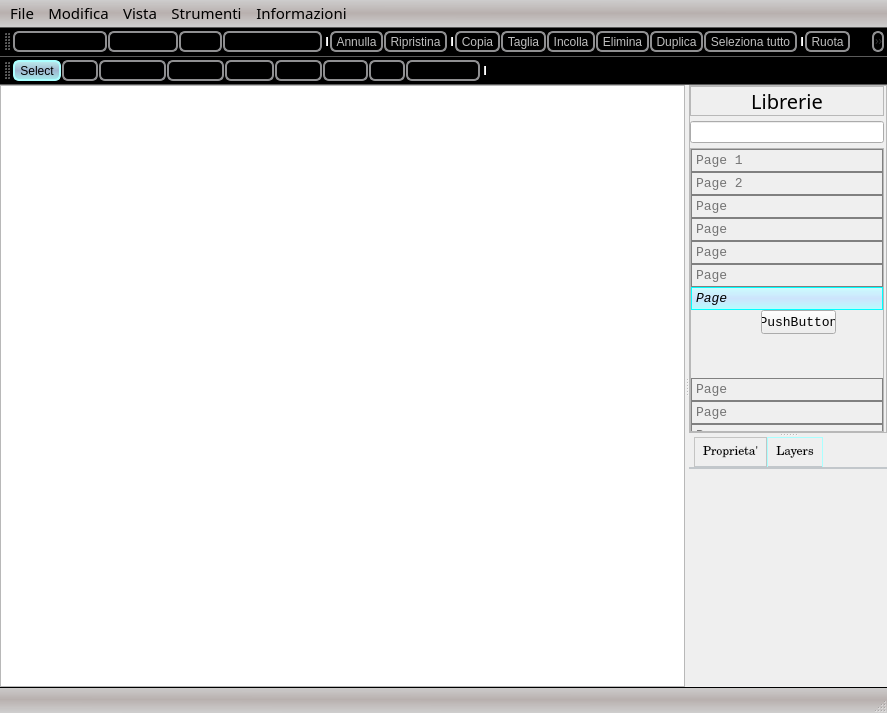
<?xml version="1.0" encoding="UTF-8"?>
<ui version="4.0">
 <class>MainWindow</class>
 <widget class="QMainWindow" name="MainWindow">
  <property name="geometry">
   <rect>
    <x>0</x>
    <y>0</y>
    <width>887</width>
    <height>713</height>
   </rect>
  </property>
  <property name="windowTitle">
   <string>eSchema</string>
  </property>
  <property name="windowIcon">
   <iconset resource="resources.qrc">
    <normaloff>:/res/resources/data-structure.png</normaloff>:/res/resources/data-structure.png</iconset>
  </property>
  <property name="styleSheet">
   <string notr="true">QToolBar, QMenuBar,QStatusBar,QMenu {
	background-color: qlineargradient(spread:reflect, x1:0.506, y1:0.488637, x2:0.494, y2:1, stop:0 rgba(179, 170, 168, 231), stop:1 rgba(199, 199, 199, 207));
}
QMenu {

}

QMenu::item {
	font: 10pt &quot;BankGothic Lt BT&quot;;
padding-left:2px;
padding-right:25px;
padding-top:4px;
padding-bottom:4px;
}
QMenu::item:selected {/*
	background-color: qlineargradient(spread:reflect, x1:0.494, y1:0.505455, x2:0.494, y2:1, stop:0 rgba(80, 80, 80, 229), stop:1 rgba(168, 168, 168, 247));
	color: rgb(255, 255, 255);*/
	background-color: qlineargradient(spread:reflect, x1:0.523, y1:0, x2:0.522, y2:0.99322, stop:0 rgba(201, 255, 255, 211), stop:0.508772 rgba(197, 225, 255, 202), stop:0.997301 rgba(176, 255, 255, 206));

}
QStatusBar{
border-top:1px solid black;
}


QToolBox::tab {
    background: qlineargradient(x1: 0, y1: 0, x2: 0, y2: 1,
                                stop: 0 #E1E1E1, stop: 0.4 #DDDDDD,
                                stop: 0.5 #D8D8D8, stop: 1.0 #D3D3D3);
 /*   border-radius: 5px;*/
    color: rgb(115, 115, 115);
border:1px solid gray;
}

QToolBox::tab:selected { /* italicize selected tabs */
	background-color: qlineargradient(spread:reflect, x1:0.523, y1:0, x2:0.522, y2:0.99322, stop:0 rgba(201, 255, 255, 239), stop:0.508772 rgba(197, 225, 255, 207), stop:0.997301 rgba(176, 255, 255, 236));
    font: italic;
    color: black;
border:1px solid cyan;
}

QToolButton { /* all types of tool button */
    border: 2px solid #8f8f91;
    border-radius: 6px;
    background-color: qlineargradient(x1: 0, y1: 0, x2: 0, y2: 1,
                                      stop: 0 #f6f7fa, stop: 1 #dadbde);
}

QToolButton[popupMode=&quot;1&quot;] { /* only for MenuButtonPopup */
    padding-right: 20px; /* make way for the popup button */
}

QToolButton:pressed {
    background-color: qlineargradient(x1: 0, y1: 0, x2: 0, y2: 1,
                                      stop: 0 #dadbde, stop: 1 #f6f7fa);
}

QToolButton:checked {
	border-color: rgb(170, 255, 255);
	background-color: qlineargradient(spread:reflect, x1:0.523, y1:0, x2:0.522, y2:0.99322, stop:0 rgba(201, 255, 255, 239), stop:0.508772 rgba(197, 225, 255, 207), stop:0.997301 rgba(176, 255, 255, 236));
}

/* the subcontrols below are used only in the MenuButtonPopup mode */
QToolButton::menu-button {
    border: 2px solid gray;
    border-top-right-radius: 6px;
    border-bottom-right-radius: 6px;
    /* 16px width + 4px for border = 20px allocated above */
    width: 16px;
}

QToolButton::menu-arrow {
    image: url(downarrow.png);
}

QToolButton::menu-arrow:open {
    top: 1px; left: 1px; /* shift it a bit */
}

QToolTip {
    border: 2px solid darkkhaki;
    padding: 5px;
    border-radius: 3px;
    opacity: 200;
}



QTabWidget::pane { /* The tab widget frame */
    border-top: 2px solid #C2C7CB;
}

QTabWidget::tab-bar {
    left: 5px; /* move to the right by 5px */
}

/* Style the tab using the tab sub-control. Note that
    it reads QTabBar _not_ QTabWidget */
QTabBar::tab {
    background: qlineargradient(x1: 0, y1: 0, x2: 0, y2: 1,
                                stop: 0 #E1E1E1, stop: 0.4 #DDDDDD,
                                stop: 0.5 #D8D8D8, stop: 1.0 #D3D3D3);
    border:1px solid #C4C4C3;
    border-bottom-color: #C2C7CB; /* same as the pane color */
height:12px;
    min-width: 14ex;
    padding: 8px;
}

QTabBar::tab:selected, QTabBar::tab:hover {
    background: qlineargradient(x1: 0, y1: 0, x2: 0, y2: 1,
                                stop: 0 #fafafa, stop: 0.4 #f4f4f4,
                                stop: 0.5 #e7e7e7, stop: 1.0 #fafafa);
}

QTabBar::tab:selected {
	border-color: rgb(170, 255, 255);
    border-bottom-color: #C2C7CB; /* same as pane color */
}

QTabBar::tab:!selected {
    margin-top: 0px; /* make non-selected tabs look smaller */
}</string>
  </property>
  <widget class="QWidget" name="centralwidget">
   <layout class="QVBoxLayout" name="verticalLayout_4">
    <property name="spacing">
     <number>0</number>
    </property>
    <property name="leftMargin">
     <number>0</number>
    </property>
    <property name="topMargin">
     <number>0</number>
    </property>
    <property name="rightMargin">
     <number>0</number>
    </property>
    <property name="bottomMargin">
     <number>0</number>
    </property>
    <item>
     <widget class="QSplitter" name="splitter_2">
      <property name="orientation">
       <enum>Qt::Horizontal</enum>
      </property>
      <property name="handleWidth">
       <number>4</number>
      </property>
      <property name="childrenCollapsible">
       <bool>true</bool>
      </property>
      <widget class="QWidget" name="verticalLayoutWidget">
       <layout class="QVBoxLayout" name="verticalLayout">
        <item>
         <widget class="QGraphicsView" name="graphicsView">
          <property name="minimumSize">
           <size>
            <width>600</width>
            <height>500</height>
           </size>
          </property>
         </widget>
        </item>
       </layout>
      </widget>
      <widget class="QSplitter" name="splitter">
       <property name="minimumSize">
        <size>
         <width>198</width>
         <height>0</height>
        </size>
       </property>
       <property name="maximumSize">
        <size>
         <width>16777215</width>
         <height>16777215</height>
        </size>
       </property>
       <property name="orientation">
        <enum>Qt::Vertical</enum>
       </property>
       <widget class="QFrame" name="frame">
        <property name="minimumSize">
         <size>
          <width>0</width>
          <height>0</height>
         </size>
        </property>
        <property name="frameShape">
         <enum>QFrame::StyledPanel</enum>
        </property>
        <property name="frameShadow">
         <enum>QFrame::Raised</enum>
        </property>
        <layout class="QVBoxLayout" name="verticalLayout_2">
         <property name="spacing">
          <number>5</number>
         </property>
         <property name="leftMargin">
          <number>0</number>
         </property>
         <property name="topMargin">
          <number>0</number>
         </property>
         <property name="rightMargin">
          <number>2</number>
         </property>
         <property name="bottomMargin">
          <number>0</number>
         </property>
         <item>
          <widget class="QFrame" name="frame_2">
           <property name="minimumSize">
            <size>
             <width>0</width>
             <height>30</height>
            </size>
           </property>
           <property name="styleSheet">
            <string notr="true"/>
           </property>
           <property name="frameShape">
            <enum>QFrame::StyledPanel</enum>
           </property>
           <property name="frameShadow">
            <enum>QFrame::Raised</enum>
           </property>
           <layout class="QVBoxLayout" name="verticalLayout_3">
            <property name="spacing">
             <number>0</number>
            </property>
            <property name="leftMargin">
             <number>0</number>
            </property>
            <property name="topMargin">
             <number>0</number>
            </property>
            <property name="rightMargin">
             <number>0</number>
            </property>
            <property name="bottomMargin">
             <number>0</number>
            </property>
            <item>
             <widget class="QLabel" name="label">
              <property name="font">
               <font>
                <family>BankGothic Lt BT</family>
                <pointsize>15</pointsize>
                <bold>false</bold>
                <underline>false</underline>
               </font>
              </property>
              <property name="text">
               <string>Librerie</string>
              </property>
              <property name="alignment">
               <set>Qt::AlignCenter</set>
              </property>
             </widget>
            </item>
           </layout>
          </widget>
         </item>
         <item>
          <widget class="QLineEdit" name="lineEdit"/>
         </item>
         <item>
          <widget class="QScrollArea" name="scrollArea">
           <property name="minimumSize">
            <size>
             <width>0</width>
             <height>50</height>
            </size>
           </property>
           <property name="frameShape">
            <enum>QFrame::StyledPanel</enum>
           </property>
           <property name="frameShadow">
            <enum>QFrame::Sunken</enum>
           </property>
           <property name="verticalScrollBarPolicy">
            <enum>Qt::ScrollBarAlwaysOff</enum>
           </property>
           <property name="horizontalScrollBarPolicy">
            <enum>Qt::ScrollBarAlwaysOff</enum>
           </property>
           <property name="sizeAdjustPolicy">
            <enum>QAbstractScrollArea::AdjustIgnored</enum>
           </property>
           <property name="widgetResizable">
            <bool>true</bool>
           </property>
           <widget class="QWidget" name="scrollAreaWidgetContents">
            <property name="geometry">
             <rect>
              <x>0</x>
              <y>0</y>
              <width>192</width>
              <height>405</height>
             </rect>
            </property>
            <property name="minimumSize">
             <size>
              <width>0</width>
              <height>0</height>
             </size>
            </property>
            <layout class="QVBoxLayout" name="verticalLayout_5">
             <property name="spacing">
              <number>0</number>
             </property>
             <property name="leftMargin">
              <number>0</number>
             </property>
             <property name="topMargin">
              <number>0</number>
             </property>
             <property name="rightMargin">
              <number>0</number>
             </property>
             <property name="bottomMargin">
              <number>0</number>
             </property>
             <item>
              <widget class="QToolBox" name="toolBox">
               <property name="font">
                <font>
                 <family>Consolas</family>
                 <pointsize>10</pointsize>
                 <bold>false</bold>
                </font>
               </property>
               <property name="currentIndex">
                <number>6</number>
               </property>
               <property name="tabSpacing">
                <number>0</number>
               </property>
               <widget class="QWidget" name="page">
                <property name="geometry">
                 <rect>
                  <x>0</x>
                  <y>0</y>
                  <width>192</width>
                  <height>69</height>
                 </rect>
                </property>
                <attribute name="label">
                 <string>Page 1</string>
                </attribute>
               </widget>
               <widget class="QWidget" name="page_2">
                <property name="geometry">
                 <rect>
                  <x>0</x>
                  <y>0</y>
                  <width>192</width>
                  <height>69</height>
                 </rect>
                </property>
                <attribute name="label">
                 <string>Page 2</string>
                </attribute>
               </widget>
               <widget class="QWidget" name="page_10">
                <property name="geometry">
                 <rect>
                  <x>0</x>
                  <y>0</y>
                  <width>192</width>
                  <height>69</height>
                 </rect>
                </property>
                <attribute name="label">
                 <string>Page</string>
                </attribute>
               </widget>
               <widget class="QWidget" name="page_11">
                <property name="geometry">
                 <rect>
                  <x>0</x>
                  <y>0</y>
                  <width>192</width>
                  <height>69</height>
                 </rect>
                </property>
                <attribute name="label">
                 <string>Page</string>
                </attribute>
               </widget>
               <widget class="QWidget" name="page_12">
                <property name="geometry">
                 <rect>
                  <x>0</x>
                  <y>0</y>
                  <width>192</width>
                  <height>69</height>
                 </rect>
                </property>
                <attribute name="label">
                 <string>Page</string>
                </attribute>
               </widget>
               <widget class="QWidget" name="page_13">
                <property name="geometry">
                 <rect>
                  <x>0</x>
                  <y>0</y>
                  <width>192</width>
                  <height>69</height>
                 </rect>
                </property>
                <attribute name="label">
                 <string>Page</string>
                </attribute>
               </widget>
               <widget class="QWidget" name="page_14">
                <property name="geometry">
                 <rect>
                  <x>0</x>
                  <y>0</y>
                  <width>192</width>
                  <height>69</height>
                 </rect>
                </property>
                <attribute name="label">
                 <string>Page</string>
                </attribute>
                <widget class="QPushButton" name="pushButton">
                 <property name="geometry">
                  <rect>
                   <x>70</x>
                   <y>0</y>
                   <width>75</width>
                   <height>24</height>
                  </rect>
                 </property>
                 <property name="text">
                  <string>PushButton</string>
                 </property>
                </widget>
               </widget>
               <widget class="QWidget" name="page_3">
                <property name="geometry">
                 <rect>
                  <x>0</x>
                  <y>0</y>
                  <width>192</width>
                  <height>69</height>
                 </rect>
                </property>
                <attribute name="label">
                 <string>Page</string>
                </attribute>
               </widget>
               <widget class="QWidget" name="page_4">
                <property name="geometry">
                 <rect>
                  <x>0</x>
                  <y>0</y>
                  <width>192</width>
                  <height>69</height>
                 </rect>
                </property>
                <attribute name="label">
                 <string>Page</string>
                </attribute>
               </widget>
               <widget class="QWidget" name="page_5">
                <property name="geometry">
                 <rect>
                  <x>0</x>
                  <y>0</y>
                  <width>192</width>
                  <height>69</height>
                 </rect>
                </property>
                <attribute name="label">
                 <string>Page</string>
                </attribute>
               </widget>
               <widget class="QWidget" name="page_6">
                <property name="geometry">
                 <rect>
                  <x>0</x>
                  <y>0</y>
                  <width>192</width>
                  <height>69</height>
                 </rect>
                </property>
                <attribute name="label">
                 <string>Page</string>
                </attribute>
               </widget>
               <widget class="QWidget" name="page_7">
                <property name="geometry">
                 <rect>
                  <x>0</x>
                  <y>0</y>
                  <width>192</width>
                  <height>69</height>
                 </rect>
                </property>
                <attribute name="label">
                 <string>Page</string>
                </attribute>
               </widget>
               <widget class="QWidget" name="page_8">
                <property name="geometry">
                 <rect>
                  <x>0</x>
                  <y>0</y>
                  <width>192</width>
                  <height>69</height>
                 </rect>
                </property>
                <attribute name="label">
                 <string>Page</string>
                </attribute>
               </widget>
               <widget class="QWidget" name="page_9">
                <property name="geometry">
                 <rect>
                  <x>0</x>
                  <y>0</y>
                  <width>192</width>
                  <height>69</height>
                 </rect>
                </property>
                <attribute name="label">
                 <string>Page</string>
                </attribute>
               </widget>
              </widget>
             </item>
            </layout>
           </widget>
          </widget>
         </item>
        </layout>
       </widget>
       <widget class="QTabWidget" name="tabWidget">
        <property name="minimumSize">
         <size>
          <width>0</width>
          <height>250</height>
         </size>
        </property>
        <property name="font">
         <font>
          <family>Century</family>
          <pointsize>9</pointsize>
         </font>
        </property>
        <property name="currentIndex">
         <number>1</number>
        </property>
        <widget class="QWidget" name="tab">
         <attribute name="icon">
          <iconset resource="resources.qrc">
           <normaloff>:/res/resources/properties.png</normaloff>:/res/resources/properties.png</iconset>
         </attribute>
         <attribute name="title">
          <string>Proprieta'</string>
         </attribute>
        </widget>
        <widget class="QWidget" name="tab_2">
         <attribute name="icon">
          <iconset resource="resources.qrc">
           <normaloff>:/res/resources/layers.ico</normaloff>:/res/resources/layers.ico</iconset>
         </attribute>
         <attribute name="title">
          <string>Layers</string>
         </attribute>
        </widget>
       </widget>
      </widget>
     </widget>
    </item>
   </layout>
  </widget>
  <widget class="QMenuBar" name="menubar">
   <property name="geometry">
    <rect>
     <x>0</x>
     <y>0</y>
     <width>887</width>
     <height>22</height>
    </rect>
   </property>
   <property name="font">
    <font>
     <family>BankGothic Lt BT</family>
     <pointsize>11</pointsize>
     <bold>false</bold>
    </font>
   </property>
   <widget class="QMenu" name="menuFile">
    <property name="title">
     <string>File</string>
    </property>
    <addaction name="actionNewDraw"/>
    <addaction name="actionOpenFile"/>
    <addaction name="actionSave"/>
    <addaction name="actionSaveAs"/>
    <addaction name="separator"/>
    <addaction name="actionPrint"/>
    <addaction name="separator"/>
    <addaction name="actionClose"/>
   </widget>
   <widget class="QMenu" name="menuEdit">
    <property name="title">
     <string>Modifica</string>
    </property>
    <addaction name="actionUndo"/>
    <addaction name="actionRestore"/>
    <addaction name="separator"/>
    <addaction name="actionCut"/>
    <addaction name="actionCopy"/>
    <addaction name="actionPaste"/>
    <addaction name="actionDuplicate"/>
    <addaction name="actionDelete"/>
    <addaction name="separator"/>
    <addaction name="actionRotate"/>
    <addaction name="actionMirror"/>
    <addaction name="separator"/>
    <addaction name="actionSelectAll"/>
   </widget>
   <widget class="QMenu" name="menuView">
    <property name="title">
     <string>Vista</string>
    </property>
    <addaction name="actionLibrary"/>
    <addaction name="actionLayers"/>
    <addaction name="actionProterties"/>
    <addaction name="separator"/>
    <addaction name="actionGrid"/>
   </widget>
   <widget class="QMenu" name="menuTools">
    <property name="title">
     <string>Strumenti</string>
    </property>
    <addaction name="actionGestione_librerie"/>
    <addaction name="separator"/>
    <addaction name="actionBitamapBackground"/>
    <addaction name="separator"/>
    <addaction name="actionViewCode"/>
    <addaction name="separator"/>
    <addaction name="actionOptions"/>
   </widget>
   <widget class="QMenu" name="menuInformation">
    <property name="title">
     <string>Informazioni</string>
    </property>
    <addaction name="actionInformation"/>
   </widget>
   <addaction name="menuFile"/>
   <addaction name="menuEdit"/>
   <addaction name="menuView"/>
   <addaction name="menuTools"/>
   <addaction name="menuInformation"/>
  </widget>
  <widget class="QStatusBar" name="statusbar">
   <property name="minimumSize">
    <size>
     <width>0</width>
     <height>26</height>
    </size>
   </property>
  </widget>
  <widget class="QToolBar" name="toolBarTools">
   <property name="windowTitle">
    <string>ToolBarStandard</string>
   </property>
   <property name="iconSize">
    <size>
     <width>30</width>
     <height>30</height>
    </size>
   </property>
   <property name="toolButtonStyle">
    <enum>Qt::ToolButtonIconOnly</enum>
   </property>
   <attribute name="toolBarArea">
    <enum>TopToolBarArea</enum>
   </attribute>
   <attribute name="toolBarBreak">
    <bool>false</bool>
   </attribute>
   <addaction name="actionNewDraw"/>
   <addaction name="actionOpenFile"/>
   <addaction name="actionSave"/>
   <addaction name="actionSaveAs"/>
   <addaction name="separator"/>
   <addaction name="actionUndo"/>
   <addaction name="actionRestore"/>
   <addaction name="separator"/>
   <addaction name="actionCopy"/>
   <addaction name="actionCut"/>
   <addaction name="actionPaste"/>
   <addaction name="actionDelete"/>
   <addaction name="actionDuplicate"/>
   <addaction name="actionSelectAll"/>
   <addaction name="separator"/>
   <addaction name="actionRotate"/>
   <addaction name="actionMirror"/>
   <addaction name="separator"/>
   <addaction name="actionBitamapBackground"/>
   <addaction name="actionViewCode"/>
   <addaction name="actionOptions"/>
   <addaction name="separator"/>
   <addaction name="actionGrid"/>
   <addaction name="separator"/>
   <addaction name="actionLibrary"/>
  </widget>
  <widget class="QToolBar" name="toolBarPrimitive">
   <property name="windowTitle">
    <string>ToolBarPrimitive</string>
   </property>
   <property name="iconSize">
    <size>
     <width>32</width>
     <height>30</height>
    </size>
   </property>
   <attribute name="toolBarArea">
    <enum>TopToolBarArea</enum>
   </attribute>
   <attribute name="toolBarBreak">
    <bool>true</bool>
   </attribute>
   <addaction name="actionSelect"/>
   <addaction name="actionLine"/>
   <addaction name="actionRectangle"/>
   <addaction name="actionPolygon"/>
   <addaction name="actionEllipse"/>
   <addaction name="actionBezier"/>
   <addaction name="actionCurve"/>
   <addaction name="actionText"/>
   <addaction name="actionConnection"/>
   <addaction name="separator"/>
  </widget>
  <action name="actionNewDraw">
   <property name="icon">
    <iconset resource="resources.qrc">
     <normaloff>:/res/resources/document_new.ico</normaloff>:/res/resources/document_new.ico</iconset>
   </property>
   <property name="text">
    <string>Nuovo disegno</string>
   </property>
  </action>
  <action name="actionOpenFile">
   <property name="icon">
    <iconset resource="resources.qrc">
     <normaloff>:/res/resources/document_open.ico</normaloff>:/res/resources/document_open.ico</iconset>
   </property>
   <property name="text">
    <string>Apri un file</string>
   </property>
  </action>
  <action name="actionSave">
   <property name="icon">
    <iconset resource="resources.qrc">
     <normaloff>:/res/resources/save.ico</normaloff>:/res/resources/save.ico</iconset>
   </property>
   <property name="text">
    <string>Salva</string>
   </property>
  </action>
  <action name="actionSaveAs">
   <property name="icon">
    <iconset resource="resources.qrc">
     <normaloff>:/res/resources/save_as.ico</normaloff>:/res/resources/save_as.ico</iconset>
   </property>
   <property name="text">
    <string>Salva con nome</string>
   </property>
  </action>
  <action name="actionPrint">
   <property name="icon">
    <iconset resource="resources.qrc">
     <normaloff>:/res/resources/printer.ico</normaloff>:/res/resources/printer.ico</iconset>
   </property>
   <property name="text">
    <string>Stampa</string>
   </property>
  </action>
  <action name="actionClose">
   <property name="icon">
    <iconset resource="resources.qrc">
     <normaloff>:/res/resources/cancel.png</normaloff>:/res/resources/cancel.png</iconset>
   </property>
   <property name="text">
    <string>Chiudi</string>
   </property>
  </action>
  <action name="actionUndo">
   <property name="enabled">
    <bool>false</bool>
   </property>
   <property name="icon">
    <iconset resource="resources.qrc">
     <normaloff>:/res/resources/undo_blue.ico</normaloff>:/res/resources/undo_blue.ico</iconset>
   </property>
   <property name="text">
    <string>Annulla</string>
   </property>
  </action>
  <action name="actionRestore">
   <property name="enabled">
    <bool>false</bool>
   </property>
   <property name="icon">
    <iconset resource="resources.qrc">
     <normaloff>:/res/resources/redo_blue.ico</normaloff>:/res/resources/redo_blue.ico</iconset>
   </property>
   <property name="text">
    <string>Ripristina</string>
   </property>
  </action>
  <action name="actionCut">
   <property name="enabled">
    <bool>false</bool>
   </property>
   <property name="icon">
    <iconset resource="resources.qrc">
     <normaloff>:/res/resources/cut.ico</normaloff>:/res/resources/cut.ico</iconset>
   </property>
   <property name="text">
    <string>Taglia</string>
   </property>
  </action>
  <action name="actionCopy">
   <property name="enabled">
    <bool>false</bool>
   </property>
   <property name="icon">
    <iconset resource="resources.qrc">
     <normaloff>:/res/resources/copy.ico</normaloff>:/res/resources/copy.ico</iconset>
   </property>
   <property name="text">
    <string>Copia</string>
   </property>
  </action>
  <action name="actionPaste">
   <property name="enabled">
    <bool>false</bool>
   </property>
   <property name="icon">
    <iconset resource="resources.qrc">
     <normaloff>:/res/resources/paste.png</normaloff>:/res/resources/paste.png</iconset>
   </property>
   <property name="text">
    <string>Incolla</string>
   </property>
  </action>
  <action name="actionDuplicate">
   <property name="enabled">
    <bool>false</bool>
   </property>
   <property name="icon">
    <iconset resource="resources.qrc">
     <normaloff>:/res/resources/duplicate.png</normaloff>:/res/resources/duplicate.png</iconset>
   </property>
   <property name="text">
    <string>Duplica</string>
   </property>
  </action>
  <action name="actionRotate">
   <property name="enabled">
    <bool>false</bool>
   </property>
   <property name="icon">
    <iconset resource="resources.qrc">
     <normaloff>:/res/resources/refresh.png</normaloff>:/res/resources/refresh.png</iconset>
   </property>
   <property name="text">
    <string>Ruota</string>
   </property>
  </action>
  <action name="actionMirror">
   <property name="enabled">
    <bool>false</bool>
   </property>
   <property name="icon">
    <iconset resource="resources.qrc">
     <normaloff>:/res/resources/symmetry.png</normaloff>:/res/resources/symmetry.png</iconset>
   </property>
   <property name="text">
    <string>Specchia</string>
   </property>
  </action>
  <action name="actionSelectAll">
   <property name="enabled">
    <bool>false</bool>
   </property>
   <property name="icon">
    <iconset resource="resources.qrc">
     <normaloff>:/res/resources/select.png</normaloff>:/res/resources/select.png</iconset>
   </property>
   <property name="text">
    <string>Seleziona tutto</string>
   </property>
  </action>
  <action name="actionDelete">
   <property name="enabled">
    <bool>false</bool>
   </property>
   <property name="icon">
    <iconset resource="resources.qrc">
     <normaloff>:/res/resources/delete.ico</normaloff>:/res/resources/delete.ico</iconset>
   </property>
   <property name="text">
    <string>Elimina</string>
   </property>
  </action>
  <action name="actionBitamapBackground">
   <property name="icon">
    <iconset resource="resources.qrc">
     <normaloff>:/res/resources/image.png</normaloff>:/res/resources/image.png</iconset>
   </property>
   <property name="text">
    <string>Bitmap di sfondo</string>
   </property>
  </action>
  <action name="actionViewCode">
   <property name="icon">
    <iconset resource="resources.qrc">
     <normaloff>:/res/resources/code.png</normaloff>:/res/resources/code.png</iconset>
   </property>
   <property name="text">
    <string>Visualizza codice</string>
   </property>
  </action>
  <action name="actionOptions">
   <property name="icon">
    <iconset resource="resources.qrc">
     <normaloff>:/res/resources/settings.png</normaloff>:/res/resources/settings.png</iconset>
   </property>
   <property name="text">
    <string>Opzioni</string>
   </property>
  </action>
  <action name="actionInformation">
   <property name="icon">
    <iconset resource="resources.qrc">
     <normaloff>:/res/resources/data-structure.png</normaloff>:/res/resources/data-structure.png</iconset>
   </property>
   <property name="text">
    <string>Informazioni su eSchema</string>
   </property>
  </action>
  <action name="actionAbout_Qt">
   <property name="icon">
    <iconset resource="resources.qrc">
     <normaloff>:/res/resources/qt.png</normaloff>:/res/resources/qt.png</iconset>
   </property>
   <property name="text">
    <string>About Qt</string>
   </property>
  </action>
  <action name="actionLayers">
   <property name="checkable">
    <bool>true</bool>
   </property>
   <property name="icon">
    <iconset resource="resources.qrc">
     <normaloff>:/res/resources/layers.png</normaloff>:/res/resources/layers.png</iconset>
   </property>
   <property name="text">
    <string>Layers</string>
   </property>
  </action>
  <action name="actionProterties">
   <property name="checkable">
    <bool>true</bool>
   </property>
   <property name="icon">
    <iconset resource="resources.qrc">
     <normaloff>:/res/resources/properties.png</normaloff>:/res/resources/properties.png</iconset>
   </property>
   <property name="text">
    <string>Proprieta'</string>
   </property>
  </action>
  <action name="actionLine">
   <property name="checkable">
    <bool>true</bool>
   </property>
   <property name="icon">
    <iconset resource="resources.qrc">
     <normaloff>:/res/resources/line.png</normaloff>:/res/resources/line.png</iconset>
   </property>
   <property name="text">
    <string>Line</string>
   </property>
   <property name="toolTip">
    <string>Line</string>
   </property>
   <property name="shortcut">
    <string>L</string>
   </property>
  </action>
  <action name="actionRectangle">
   <property name="checkable">
    <bool>true</bool>
   </property>
   <property name="icon">
    <iconset resource="resources.qrc">
     <normaloff>:/res/resources/rectangle.png</normaloff>:/res/resources/rectangle.png</iconset>
   </property>
   <property name="text">
    <string>Rectangle</string>
   </property>
   <property name="toolTip">
    <string>Rectangle</string>
   </property>
   <property name="shortcut">
    <string>Q</string>
   </property>
  </action>
  <action name="actionPolygon">
   <property name="checkable">
    <bool>true</bool>
   </property>
   <property name="icon">
    <iconset resource="resources.qrc">
     <normaloff>:/res/resources/polygon.png</normaloff>:/res/resources/polygon.png</iconset>
   </property>
   <property name="text">
    <string>Polygon</string>
   </property>
   <property name="toolTip">
    <string>Polygon</string>
   </property>
  </action>
  <action name="actionEllipse">
   <property name="checkable">
    <bool>true</bool>
   </property>
   <property name="icon">
    <iconset resource="resources.qrc">
     <normaloff>:/res/resources/ellipse.png</normaloff>:/res/resources/ellipse.png</iconset>
   </property>
   <property name="text">
    <string>Ellipse</string>
   </property>
   <property name="toolTip">
    <string>Ellipse</string>
   </property>
  </action>
  <action name="actionSelect">
   <property name="checkable">
    <bool>true</bool>
   </property>
   <property name="checked">
    <bool>true</bool>
   </property>
   <property name="icon">
    <iconset resource="resources.qrc">
     <normaloff>:/res/resources/arrow.png</normaloff>:/res/resources/arrow.png</iconset>
   </property>
   <property name="text">
    <string>Select</string>
   </property>
   <property name="toolTip">
    <string>Select</string>
   </property>
  </action>
  <action name="actionBezier">
   <property name="checkable">
    <bool>true</bool>
   </property>
   <property name="icon">
    <iconset resource="resources.qrc">
     <normaloff>:/res/resources/bezier.png</normaloff>:/res/resources/bezier.png</iconset>
   </property>
   <property name="text">
    <string>Bezier</string>
   </property>
   <property name="toolTip">
    <string>Bezier</string>
   </property>
  </action>
  <action name="actionCurve">
   <property name="checkable">
    <bool>true</bool>
   </property>
   <property name="icon">
    <iconset resource="resources.qrc">
     <normaloff>:/res/resources/complexcurve.png</normaloff>:/res/resources/complexcurve.png</iconset>
   </property>
   <property name="text">
    <string>Curve</string>
   </property>
   <property name="toolTip">
    <string>Curve</string>
   </property>
  </action>
  <action name="actionText">
   <property name="checkable">
    <bool>true</bool>
   </property>
   <property name="icon">
    <iconset resource="resources.qrc">
     <normaloff>:/res/resources/text.png</normaloff>:/res/resources/text.png</iconset>
   </property>
   <property name="text">
    <string>Text</string>
   </property>
   <property name="toolTip">
    <string>Text</string>
   </property>
  </action>
  <action name="actionConnection">
   <property name="checkable">
    <bool>true</bool>
   </property>
   <property name="icon">
    <iconset resource="resources.qrc">
     <normaloff>:/res/resources/connection.png</normaloff>:/res/resources/connection.png</iconset>
   </property>
   <property name="text">
    <string>Connection</string>
   </property>
   <property name="toolTip">
    <string>Connection</string>
   </property>
  </action>
  <action name="actionGrid">
   <property name="checkable">
    <bool>true</bool>
   </property>
   <property name="icon">
    <iconset resource="resources.qrc">
     <normaloff>:/res/resources/grid.ico</normaloff>:/res/resources/grid.ico</iconset>
   </property>
   <property name="text">
    <string>Grid</string>
   </property>
   <property name="toolTip">
    <string>Grid</string>
   </property>
  </action>
  <action name="actionLibrary">
   <property name="checkable">
    <bool>true</bool>
   </property>
   <property name="icon">
    <iconset resource="resources.qrc">
     <normaloff>:/res/resources/class_libraries.ico</normaloff>:/res/resources/class_libraries.ico</iconset>
   </property>
   <property name="text">
    <string>Library</string>
   </property>
  </action>
  <action name="actionGestione_librerie">
   <property name="icon">
    <iconset resource="resources.qrc">
     <normaloff>:/res/resources/class_libraries.ico</normaloff>:/res/resources/class_libraries.ico</iconset>
   </property>
   <property name="text">
    <string>Gestione librerie</string>
   </property>
  </action>
 </widget>
 <resources>
  <include location="resources.qrc"/>
 </resources>
 <connections/>
</ui>
